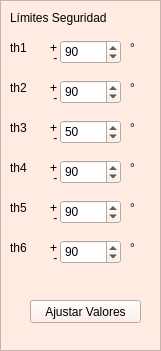
       <widget class="QFrame" name="frame_3">
        <property name="geometry">
         <rect>
          <x>0</x>
          <y>170</y>
          <width>161</width>
          <height>351</height>
         </rect>
        </property>
        <property name="palette">
         <palette>
          <active>
           <colorrole role="WindowText">
            <brush brushstyle="SolidPattern">
             <color alpha="255">
              <red>0</red>
              <green>0</green>
              <blue>0</blue>
             </color>
            </brush>
           </colorrole>
           <colorrole role="Button">
            <brush brushstyle="SolidPattern">
             <color alpha="255">
              <red>255</red>
              <green>235</green>
              <blue>225</blue>
             </color>
            </brush>
           </colorrole>
           <colorrole role="Light">
            <brush brushstyle="SolidPattern">
             <color alpha="255">
              <red>255</red>
              <green>255</green>
              <blue>255</blue>
             </color>
            </brush>
           </colorrole>
           <colorrole role="Midlight">
            <brush brushstyle="SolidPattern">
             <color alpha="255">
              <red>255</red>
              <green>245</green>
              <blue>240</blue>
             </color>
            </brush>
           </colorrole>
           <colorrole role="Dark">
            <brush brushstyle="SolidPattern">
             <color alpha="255">
              <red>127</red>
              <green>117</green>
              <blue>112</blue>
             </color>
            </brush>
           </colorrole>
           <colorrole role="Mid">
            <brush brushstyle="SolidPattern">
             <color alpha="255">
              <red>170</red>
              <green>157</green>
              <blue>150</blue>
             </color>
            </brush>
           </colorrole>
           <colorrole role="Text">
            <brush brushstyle="SolidPattern">
             <color alpha="255">
              <red>0</red>
              <green>0</green>
              <blue>0</blue>
             </color>
            </brush>
           </colorrole>
           <colorrole role="BrightText">
            <brush brushstyle="SolidPattern">
             <color alpha="255">
              <red>255</red>
              <green>255</green>
              <blue>255</blue>
             </color>
            </brush>
           </colorrole>
           <colorrole role="ButtonText">
            <brush brushstyle="SolidPattern">
             <color alpha="255">
              <red>0</red>
              <green>0</green>
              <blue>0</blue>
             </color>
            </brush>
           </colorrole>
           <colorrole role="Base">
            <brush brushstyle="SolidPattern">
             <color alpha="255">
              <red>255</red>
              <green>255</green>
              <blue>255</blue>
             </color>
            </brush>
           </colorrole>
           <colorrole role="Window">
            <brush brushstyle="SolidPattern">
             <color alpha="255">
              <red>255</red>
              <green>235</green>
              <blue>225</blue>
             </color>
            </brush>
           </colorrole>
           <colorrole role="Shadow">
            <brush brushstyle="SolidPattern">
             <color alpha="255">
              <red>0</red>
              <green>0</green>
              <blue>0</blue>
             </color>
            </brush>
           </colorrole>
           <colorrole role="AlternateBase">
            <brush brushstyle="SolidPattern">
             <color alpha="255">
              <red>255</red>
              <green>245</green>
              <blue>240</blue>
             </color>
            </brush>
           </colorrole>
           <colorrole role="ToolTipBase">
            <brush brushstyle="SolidPattern">
             <color alpha="255">
              <red>255</red>
              <green>255</green>
              <blue>220</blue>
             </color>
            </brush>
           </colorrole>
           <colorrole role="ToolTipText">
            <brush brushstyle="SolidPattern">
             <color alpha="255">
              <red>0</red>
              <green>0</green>
              <blue>0</blue>
             </color>
            </brush>
           </colorrole>
          </active>
          <inactive>
           <colorrole role="WindowText">
            <brush brushstyle="SolidPattern">
             <color alpha="255">
              <red>0</red>
              <green>0</green>
              <blue>0</blue>
             </color>
            </brush>
           </colorrole>
           <colorrole role="Button">
            <brush brushstyle="SolidPattern">
             <color alpha="255">
              <red>255</red>
              <green>235</green>
              <blue>225</blue>
             </color>
            </brush>
           </colorrole>
           <colorrole role="Light">
            <brush brushstyle="SolidPattern">
             <color alpha="255">
              <red>255</red>
              <green>255</green>
              <blue>255</blue>
             </color>
            </brush>
           </colorrole>
           <colorrole role="Midlight">
            <brush brushstyle="SolidPattern">
             <color alpha="255">
              <red>255</red>
              <green>245</green>
              <blue>240</blue>
             </color>
            </brush>
           </colorrole>
           <colorrole role="Dark">
            <brush brushstyle="SolidPattern">
             <color alpha="255">
              <red>127</red>
              <green>117</green>
              <blue>112</blue>
             </color>
            </brush>
           </colorrole>
           <colorrole role="Mid">
            <brush brushstyle="SolidPattern">
             <color alpha="255">
              <red>170</red>
              <green>157</green>
              <blue>150</blue>
             </color>
            </brush>
           </colorrole>
           <colorrole role="Text">
            <brush brushstyle="SolidPattern">
             <color alpha="255">
              <red>0</red>
              <green>0</green>
              <blue>0</blue>
             </color>
            </brush>
           </colorrole>
           <colorrole role="BrightText">
            <brush brushstyle="SolidPattern">
             <color alpha="255">
              <red>255</red>
              <green>255</green>
              <blue>255</blue>
             </color>
            </brush>
           </colorrole>
           <colorrole role="ButtonText">
            <brush brushstyle="SolidPattern">
             <color alpha="255">
              <red>0</red>
              <green>0</green>
              <blue>0</blue>
             </color>
            </brush>
           </colorrole>
           <colorrole role="Base">
            <brush brushstyle="SolidPattern">
             <color alpha="255">
              <red>255</red>
              <green>255</green>
              <blue>255</blue>
             </color>
            </brush>
           </colorrole>
           <colorrole role="Window">
            <brush brushstyle="SolidPattern">
             <color alpha="255">
              <red>255</red>
              <green>235</green>
              <blue>225</blue>
             </color>
            </brush>
           </colorrole>
           <colorrole role="Shadow">
            <brush brushstyle="SolidPattern">
             <color alpha="255">
              <red>0</red>
              <green>0</green>
              <blue>0</blue>
             </color>
            </brush>
           </colorrole>
           <colorrole role="AlternateBase">
            <brush brushstyle="SolidPattern">
             <color alpha="255">
              <red>255</red>
              <green>245</green>
              <blue>240</blue>
             </color>
            </brush>
           </colorrole>
           <colorrole role="ToolTipBase">
            <brush brushstyle="SolidPattern">
             <color alpha="255">
              <red>255</red>
              <green>255</green>
              <blue>220</blue>
             </color>
            </brush>
           </colorrole>
           <colorrole role="ToolTipText">
            <brush brushstyle="SolidPattern">
             <color alpha="255">
              <red>0</red>
              <green>0</green>
              <blue>0</blue>
             </color>
            </brush>
           </colorrole>
          </inactive>
          <disabled>
           <colorrole role="WindowText">
            <brush brushstyle="SolidPattern">
             <color alpha="255">
              <red>127</red>
              <green>117</green>
              <blue>112</blue>
             </color>
            </brush>
           </colorrole>
           <colorrole role="Button">
            <brush brushstyle="SolidPattern">
             <color alpha="255">
              <red>255</red>
              <green>235</green>
              <blue>225</blue>
             </color>
            </brush>
           </colorrole>
           <colorrole role="Light">
            <brush brushstyle="SolidPattern">
             <color alpha="255">
              <red>255</red>
              <green>255</green>
              <blue>255</blue>
             </color>
            </brush>
           </colorrole>
           <colorrole role="Midlight">
            <brush brushstyle="SolidPattern">
             <color alpha="255">
              <red>255</red>
              <green>245</green>
              <blue>240</blue>
             </color>
            </brush>
           </colorrole>
           <colorrole role="Dark">
            <brush brushstyle="SolidPattern">
             <color alpha="255">
              <red>127</red>
              <green>117</green>
              <blue>112</blue>
             </color>
            </brush>
           </colorrole>
           <colorrole role="Mid">
            <brush brushstyle="SolidPattern">
             <color alpha="255">
              <red>170</red>
              <green>157</green>
              <blue>150</blue>
             </color>
            </brush>
           </colorrole>
           <colorrole role="Text">
            <brush brushstyle="SolidPattern">
             <color alpha="255">
              <red>127</red>
              <green>117</green>
              <blue>112</blue>
             </color>
            </brush>
           </colorrole>
           <colorrole role="BrightText">
            <brush brushstyle="SolidPattern">
             <color alpha="255">
              <red>255</red>
              <green>255</green>
              <blue>255</blue>
             </color>
            </brush>
           </colorrole>
           <colorrole role="ButtonText">
            <brush brushstyle="SolidPattern">
             <color alpha="255">
              <red>127</red>
              <green>117</green>
              <blue>112</blue>
             </color>
            </brush>
           </colorrole>
           <colorrole role="Base">
            <brush brushstyle="SolidPattern">
             <color alpha="255">
              <red>255</red>
              <green>235</green>
              <blue>225</blue>
             </color>
            </brush>
           </colorrole>
           <colorrole role="Window">
            <brush brushstyle="SolidPattern">
             <color alpha="255">
              <red>255</red>
              <green>235</green>
              <blue>225</blue>
             </color>
            </brush>
           </colorrole>
           <colorrole role="Shadow">
            <brush brushstyle="SolidPattern">
             <color alpha="255">
              <red>0</red>
              <green>0</green>
              <blue>0</blue>
             </color>
            </brush>
           </colorrole>
           <colorrole role="AlternateBase">
            <brush brushstyle="SolidPattern">
             <color alpha="255">
              <red>255</red>
              <green>235</green>
              <blue>225</blue>
             </color>
            </brush>
           </colorrole>
           <colorrole role="ToolTipBase">
            <brush brushstyle="SolidPattern">
             <color alpha="255">
              <red>255</red>
              <green>255</green>
              <blue>220</blue>
             </color>
            </brush>
           </colorrole>
           <colorrole role="ToolTipText">
            <brush brushstyle="SolidPattern">
             <color alpha="255">
              <red>0</red>
              <green>0</green>
              <blue>0</blue>
             </color>
            </brush>
           </colorrole>
          </disabled>
         </palette>
        </property>
        <property name="autoFillBackground">
         <bool>true</bool>
        </property>
        <property name="frameShape">
         <enum>QFrame::StyledPanel</enum>
        </property>
        <property name="frameShadow">
         <enum>QFrame::Raised</enum>
        </property>
        <widget class="QLabel" name="label_40">
         <property name="geometry">
          <rect>
           <x>10</x>
           <y>10</y>
           <width>131</width>
           <height>16</height>
          </rect>
         </property>
         <property name="text">
          <string>Límites Seguridad</string>
         </property>
        </widget>
        <widget class="QSpinBox" name="limitj1">
         <property name="geometry">
          <rect>
           <x>60</x>
           <y>40</y>
           <width>61</width>
           <height>24</height>
          </rect>
         </property>
         <property name="minimum">
          <number>0</number>
         </property>
         <property name="maximum">
          <number>180</number>
         </property>
         <property name="value">
          <number>90</number>
         </property>
        </widget>
        <widget class="QLabel" name="label_41">
         <property name="geometry">
          <rect>
           <x>10</x>
           <y>40</y>
           <width>21</width>
           <height>16</height>
          </rect>
         </property>
         <property name="text">
          <string>th1</string>
         </property>
        </widget>
        <widget class="QSpinBox" name="limitj2">
         <property name="geometry">
          <rect>
           <x>60</x>
           <y>80</y>
           <width>61</width>
           <height>24</height>
          </rect>
         </property>
         <property name="minimum">
          <number>0</number>
         </property>
         <property name="maximum">
          <number>180</number>
         </property>
         <property name="value">
          <number>90</number>
         </property>
        </widget>
        <widget class="QLabel" name="label_42">
         <property name="geometry">
          <rect>
           <x>10</x>
           <y>80</y>
           <width>21</width>
           <height>16</height>
          </rect>
         </property>
         <property name="text">
          <string>th2</string>
         </property>
        </widget>
        <widget class="QSpinBox" name="limitj3">
         <property name="geometry">
          <rect>
           <x>60</x>
           <y>120</y>
           <width>61</width>
           <height>24</height>
          </rect>
         </property>
         <property name="minimum">
          <number>0</number>
         </property>
         <property name="maximum">
          <number>100</number>
         </property>
         <property name="value">
          <number>50</number>
         </property>
        </widget>
        <widget class="QLabel" name="label_43">
         <property name="geometry">
          <rect>
           <x>10</x>
           <y>120</y>
           <width>21</width>
           <height>16</height>
          </rect>
         </property>
         <property name="text">
          <string>th3</string>
         </property>
        </widget>
        <widget class="QSpinBox" name="limitj4">
         <property name="geometry">
          <rect>
           <x>60</x>
           <y>160</y>
           <width>61</width>
           <height>24</height>
          </rect>
         </property>
         <property name="minimum">
          <number>0</number>
         </property>
         <property name="maximum">
          <number>180</number>
         </property>
         <property name="value">
          <number>90</number>
         </property>
        </widget>
        <widget class="QLabel" name="label_45">
         <property name="geometry">
          <rect>
           <x>10</x>
           <y>160</y>
           <width>31</width>
           <height>16</height>
          </rect>
         </property>
         <property name="text">
          <string>th4</string>
         </property>
        </widget>
        <widget class="QLabel" name="label_46">
         <property name="geometry">
          <rect>
           <x>130</x>
           <y>40</y>
           <width>57</width>
           <height>15</height>
          </rect>
         </property>
         <property name="text">
          <string>°</string>
         </property>
        </widget>
        <widget class="QLabel" name="label_47">
         <property name="geometry">
          <rect>
           <x>130</x>
           <y>80</y>
           <width>16</width>
           <height>16</height>
          </rect>
         </property>
         <property name="text">
          <string>°</string>
         </property>
        </widget>
        <widget class="QLabel" name="label_49">
         <property name="geometry">
          <rect>
           <x>130</x>
           <y>160</y>
           <width>16</width>
           <height>16</height>
          </rect>
         </property>
         <property name="text">
          <string>°</string>
         </property>
        </widget>
        <widget class="QPushButton" name="pushButton_5">
         <property name="geometry">
          <rect>
           <x>30</x>
           <y>300</y>
           <width>111</width>
           <height>23</height>
          </rect>
         </property>
         <property name="text">
          <string>Ajustar Valores</string>
         </property>
        </widget>
        <widget class="QLabel" name="label_25">
         <property name="geometry">
          <rect>
           <x>50</x>
           <y>40</y>
           <width>16</width>
           <height>16</height>
          </rect>
         </property>
         <property name="text">
          <string>+</string>
         </property>
        </widget>
        <widget class="QLabel" name="label_26">
         <property name="geometry">
          <rect>
           <x>50</x>
           <y>50</y>
           <width>16</width>
           <height>16</height>
          </rect>
         </property>
         <property name="text">
          <string> -</string>
         </property>
        </widget>
        <widget class="QLabel" name="label_48">
         <property name="geometry">
          <rect>
           <x>50</x>
           <y>90</y>
           <width>16</width>
           <height>16</height>
          </rect>
         </property>
         <property name="text">
          <string> -</string>
         </property>
        </widget>
        <widget class="QLabel" name="label_50">
         <property name="geometry">
          <rect>
           <x>50</x>
           <y>80</y>
           <width>16</width>
           <height>16</height>
          </rect>
         </property>
         <property name="text">
          <string>+</string>
         </property>
        </widget>
        <widget class="QLabel" name="label_51">
         <property name="geometry">
          <rect>
           <x>50</x>
           <y>120</y>
           <width>16</width>
           <height>16</height>
          </rect>
         </property>
         <property name="text">
          <string>+</string>
         </property>
        </widget>
        <widget class="QLabel" name="label_52">
         <property name="geometry">
          <rect>
           <x>50</x>
           <y>170</y>
           <width>16</width>
           <height>16</height>
          </rect>
         </property>
         <property name="text">
          <string> -</string>
         </property>
        </widget>
        <widget class="QLabel" name="label_76">
         <property name="geometry">
          <rect>
           <x>50</x>
           <y>160</y>
           <width>16</width>
           <height>16</height>
          </rect>
         </property>
         <property name="text">
          <string>+</string>
         </property>
        </widget>
        <widget class="QLabel" name="label_91">
         <property name="geometry">
          <rect>
           <x>50</x>
           <y>130</y>
           <width>16</width>
           <height>16</height>
          </rect>
         </property>
         <property name="text">
          <string> -</string>
         </property>
        </widget>
        <widget class="QLabel" name="label_53">
         <property name="geometry">
          <rect>
           <x>130</x>
           <y>120</y>
           <width>16</width>
           <height>16</height>
          </rect>
         </property>
         <property name="text">
          <string>°</string>
         </property>
        </widget>
        <widget class="QLabel" name="label_92">
         <property name="geometry">
          <rect>
           <x>50</x>
           <y>210</y>
           <width>16</width>
           <height>16</height>
          </rect>
         </property>
         <property name="text">
          <string> -</string>
         </property>
        </widget>
        <widget class="QLabel" name="label_93">
         <property name="geometry">
          <rect>
           <x>10</x>
           <y>200</y>
           <width>31</width>
           <height>16</height>
          </rect>
         </property>
         <property name="text">
          <string>th5</string>
         </property>
        </widget>
        <widget class="QSpinBox" name="limitj5">
         <property name="geometry">
          <rect>
           <x>60</x>
           <y>200</y>
           <width>61</width>
           <height>24</height>
          </rect>
         </property>
         <property name="minimum">
          <number>0</number>
         </property>
         <property name="maximum">
          <number>180</number>
         </property>
         <property name="value">
          <number>90</number>
         </property>
        </widget>
        <widget class="QLabel" name="label_94">
         <property name="geometry">
          <rect>
           <x>130</x>
           <y>200</y>
           <width>16</width>
           <height>16</height>
          </rect>
         </property>
         <property name="text">
          <string>°</string>
         </property>
        </widget>
        <widget class="QLabel" name="label_95">
         <property name="geometry">
          <rect>
           <x>50</x>
           <y>200</y>
           <width>16</width>
           <height>16</height>
          </rect>
         </property>
         <property name="text">
          <string>+</string>
         </property>
        </widget>
        <widget class="QLabel" name="label_96">
         <property name="geometry">
          <rect>
           <x>50</x>
           <y>250</y>
           <width>16</width>
           <height>16</height>
          </rect>
         </property>
         <property name="text">
          <string> -</string>
         </property>
        </widget>
        <widget class="QLabel" name="label_97">
         <property name="geometry">
          <rect>
           <x>10</x>
           <y>240</y>
           <width>31</width>
           <height>16</height>
          </rect>
         </property>
         <property name="text">
          <string>th6</string>
         </property>
        </widget>
        <widget class="QSpinBox" name="limitj6">
         <property name="geometry">
          <rect>
           <x>60</x>
           <y>240</y>
           <width>61</width>
           <height>24</height>
          </rect>
         </property>
         <property name="minimum">
          <number>0</number>
         </property>
         <property name="maximum">
          <number>180</number>
         </property>
         <property name="value">
          <number>90</number>
         </property>
        </widget>
        <widget class="QLabel" name="label_98">
         <property name="geometry">
          <rect>
           <x>130</x>
           <y>240</y>
           <width>16</width>
           <height>16</height>
          </rect>
         </property>
         <property name="text">
          <string>°</string>
         </property>
        </widget>
        <widget class="QLabel" name="label_99">
         <property name="geometry">
          <rect>
           <x>50</x>
           <y>240</y>
           <width>16</width>
           <height>16</height>
          </rect>
         </property>
         <property name="text">
          <string>+</string>
         </property>
        </widget>
       </widget>
